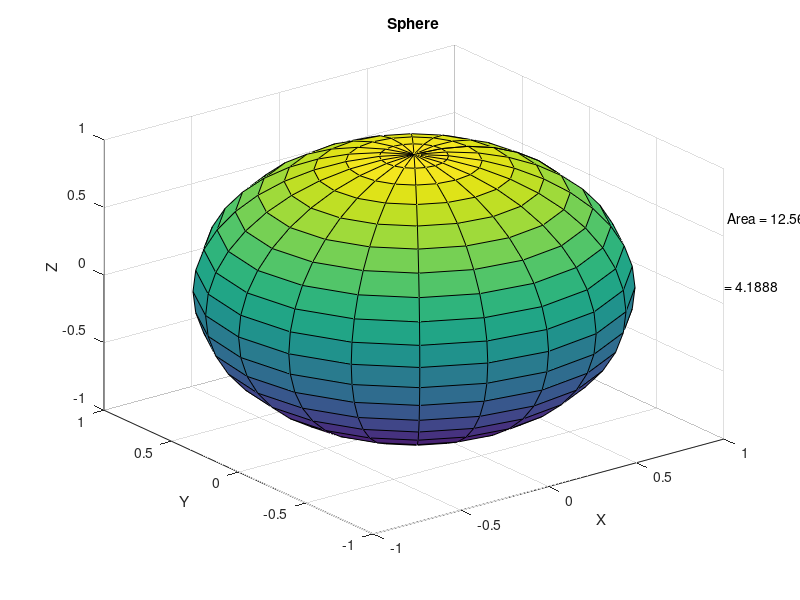

The MATLAB source for this figure:
[x, y, z]= sphere;
r = 1;
x = r * x;
y = r * y;
z = r * z;
A = 4 * pi * r^2;
V = (4/3) * pi * r^3;
surf(x, y, z);
title('Sphere');    
xlabel('X');
ylabel('Y');
zlabel('Z');
text(1.5, 0, 0, ['Surface Area = ', num2str(A)]);
text(1.5, 0, -0.5, ['Volume = ', num2str(V)]);
